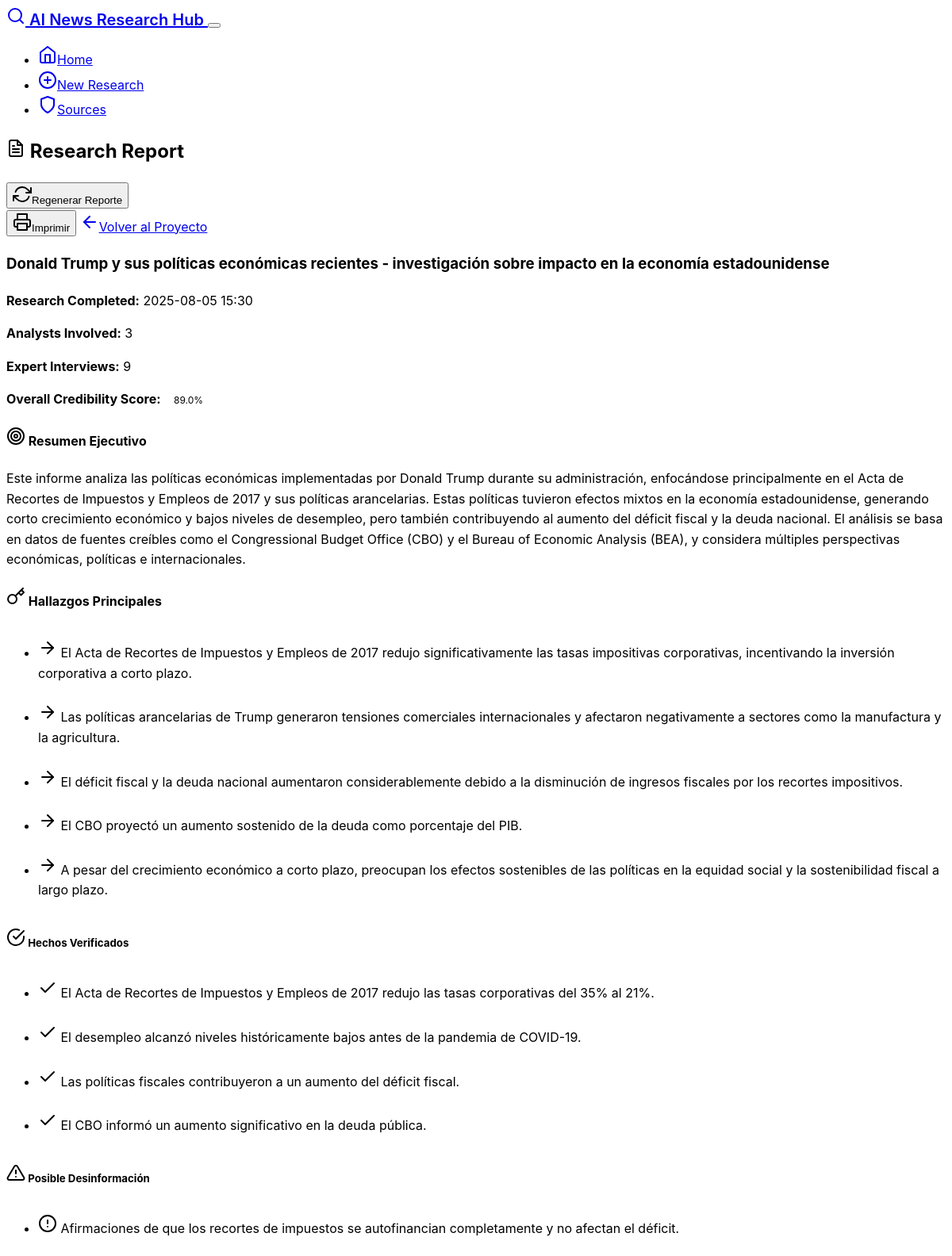
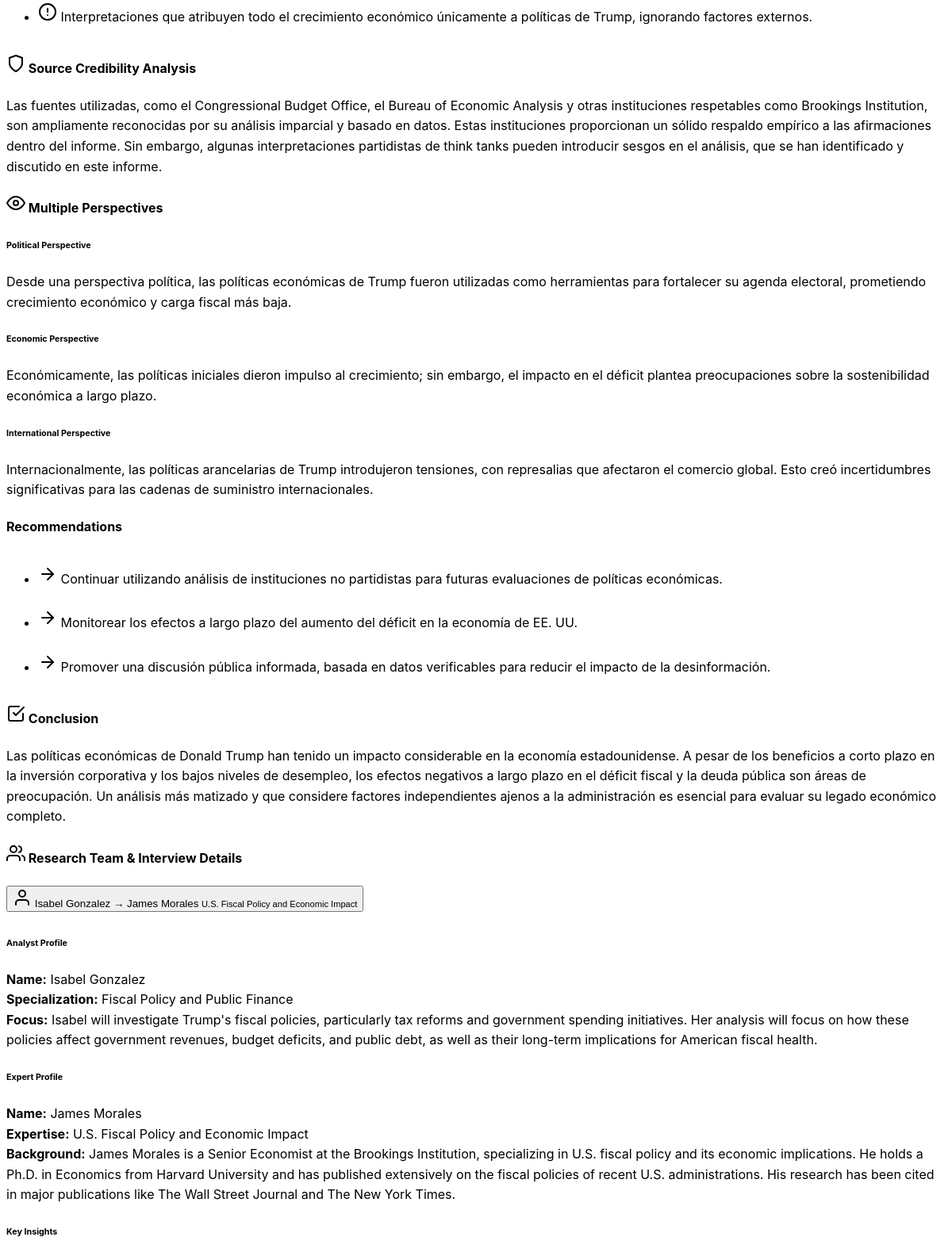
/project/3/report (upper part), run on the app's committed database (2 pictures, top to bottom).
### models.py (models this page shows)
class ResearchProject(db.Model):
    id = db.Column(db.Integer, primary_key=True)
    topic = db.Column(db.String(500), nullable=False)
    status = db.Column(db.String(50), default='initialized')  # initialized, analyzing, interviewing, reviewing, completed
    created_at = db.Column(db.DateTime, default=datetime.utcnow)
    updated_at = db.Column(db.DateTime, default=datetime.utcnow, onupdate=datetime.utcnow)
    final_report = db.Column(db.Text)
    human_notes = db.Column(db.Text)
    analysts = db.relationship('Analyst', backref='project', lazy=True, cascade='all, delete-orphan')
    interviews = db.relationship('Interview', backref='project', lazy=True, cascade='all, delete-orphan')

class Interview(db.Model):
    id = db.Column(db.Integer, primary_key=True)
    project_id = db.Column(db.Integer, db.ForeignKey('research_project.id'), nullable=False)
    analyst_id = db.Column(db.Integer, db.ForeignKey('analyst.id'), nullable=False)
    expert_id = db.Column(db.Integer, db.ForeignKey('expert.id'), nullable=False)
    questions = db.Column(db.Text)  # JSON string of questions
    responses = db.Column(db.Text)  # JSON string of responses
    insights = db.Column(db.Text)
    credibility_assessment = db.Column(db.Text)
    fake_news_flags = db.Column(db.Text)  # JSON string of potential fake news indicators
    status = db.Column(db.String(50), default='scheduled')  # scheduled, in_progress, completed, reviewed
    created_at = db.Column(db.DateTime, default=datetime.utcnow)
    completed_at = db.Column(db.DateTime)
    analyst = db.relationship('Analyst', backref='interviews')

class Analyst(db.Model):
    id = db.Column(db.Integer, primary_key=True)
    project_id = db.Column(db.Integer, db.ForeignKey('research_project.id'), nullable=False)
    name = db.Column(db.String(100), nullable=False)
    specialization = db.Column(db.String(200), nullable=False)
    research_focus = db.Column(db.Text)
    status = db.Column(db.String(50), default='assigned')  # assigned, researching, interviewing, completed
    created_at = db.Column(db.DateTime, default=datetime.utcnow)

class Expert(db.Model):
    id = db.Column(db.Integer, primary_key=True)
    name = db.Column(db.String(100), nullable=False)
    expertise_area = db.Column(db.String(200), nullable=False)
    background = db.Column(db.Text)
    credibility_score = db.Column(db.Float, default=0.8)
    interviews = db.relationship('Interview', backref='expert', lazy=True)

### routes.py (the view)
@app.route('/project/<int:project_id>/report')
def view_report(project_id):
    project = ResearchProject.query.get_or_404(project_id)
    if not project.final_report:
        flash('El reporte aún no está disponible. Por favor espera a que se complete la investigación.', 'info')
        return redirect(url_for('project_status', project_id=project_id))
    interviews = Interview.query.filter_by(project_id=project_id).all()
    analysts = Analyst.query.filter_by(project_id=project_id).all()
    try:
        report_data = json.loads(project.final_report)
    except:
        report_data = {'content': project.final_report}
    return render_template('report.html',
                         project=project,
                         report_data=report_data,
                         interviews=interviews,
                         analysts=analysts)

### templates/report.html (shortened to what this page needs)
{% extends "base.html" %}
{% block content %}
<div class="row">
    <div class="col-12">
        <div class="card mb-4">
            <div class="card-header">
                <div class="d-flex justify-content-between align-items-center">
                    <h2 class="mb-0">
                        <i data-feather="file-text" class="me-2"></i>
                        Research Report
                    </h2>
                    <div>
                        <form method="POST" action="{{ url_for('generate_report', project_id=project.id) }}" class="d-inline">
                            <button type="submit" class="btn btn-outline-success me-2">
                                <i data-feather="refresh-cw" class="me-2"></i>Regenerar Reporte
                            </button>
                        </form>
                        <button onclick="window.print()" class="btn btn-outline-secondary me-2">
                            <i data-feather="printer" class="me-2"></i>Imprimir
                        </button>
                        <a href="{{ url_for('project_status', project_id=project.id) }}"
                           class="btn btn-outline-primary">
                            <i data-feather="arrow-left" class="me-2"></i>Volver al Proyecto
                        </a>
                    </div>
                </div>
            </div>
            <div class="card-body">
                <h3 class="mb-3">{{ project.topic }}</h3>
                <div class="row">
                    <div class="col-md-6">
                        <p><strong>Research Completed:</strong> {{ project.updated_at.strftime('%Y-%m-%d %H:%M') }}</p>
                        <p><strong>Analysts Involved:</strong> {{ analysts|length }}</p>
                    </div>
                    <div class="col-md-6">
                        <p><strong>Expert Interviews:</strong> {{ interviews|length }}</p>
                        {% if report_data.get('credibility_score') %}
                        <p><strong>Overall Credibility Score:</strong>
                            <span class="badge bg-{% if report_data.credibility_score >= 0.8 %}success{% elif report_data.credibility_score >= 0.6 %}warning{% else %}danger{% endif %}">
                                {{ "%.1f"|format(report_data.credibility_score * 100) }}%
                            </span>
                        </p>
                        {% endif %}
                    </div>
                </div>
            </div>
        </div>
        {% if report_data.get('executive_summary') %}
        <div class="card mb-4">
            <div class="card-header">
                <h4 class="mb-0">
                    <i data-feather="target" class="me-2"></i>
                    Resumen Ejecutivo
                </h4>
            </div>
            <div class="card-body">
                <p class="lead">{{ report_data.executive_summary }}</p>
            </div>
        </div>
        {% endif %}
        {% if report_data.get('key_findings') %}
        <div class="card mb-4">
            <div class="card-header">
                <h4 class="mb-0">
                    <i data-feather="key" class="me-2"></i>
                    Hallazgos Principales
                </h4>
            </div>
            <div class="card-body">
                <ul class="list-group list-group-flush">
                    {% for finding in report_data.key_findings %}
                    <li class="list-group-item">
                        <i data-feather="arrow-right" class="me-2 text-primary"></i>
                        {{ finding }}
                    </li>
                    {% endfor %}
                </ul>
            </div>
        </div>
        {% endif %}
        <div class="row mb-4">
            {% if report_data.get('verified_facts') %}
            <div class="col-md-6">
                <div class="card h-100 border-success">
                    <div class="card-header bg-success">
                        <h5 class="mb-0 text-white">
                            <i data-feather="check-circle" class="me-2"></i>
                            Hechos Verificados
                        </h5>
                    </div>
                    <div class="card-body">
                        <ul class="list-group list-group-flush">
                            {% for fact in report_data.verified_facts %}
                            <li class="list-group-item">
                                <i data-feather="check" class="me-2 text-success"></i>
                                {{ fact }}
                            </li>
                            {% endfor %}
                        </ul>
                    </div>
                </div>
            </div>
            {% endif %}
            {% if report_data.get('potential_misinformation') %}
            <div class="col-md-6">
                <div class="card h-100 border-danger">
                    <div class="card-header bg-danger">
                        <h5 class="mb-0 text-white">
                            <i data-feather="alert-triangle" class="me-2"></i>
                            Posible Desinformación
                        </h5>
                    </div>
                    <div class="card-body">
                        {% if report_data.potential_misinformation %}
                        <ul class="list-group list-group-flush">
                            {% for concern in report_data.potential_misinformation %}
                            <li class="list-group-item">
                                <i data-feather="alert-circle" class="me-2 text-danger"></i>
                                {{ concern }}
                            </li>
                            {% endfor %}
                        </ul>
                        {% else %}
                        <p class="text-success mb-0">
                            <i data-feather="shield-check" class="me-2"></i>
                            No significant misinformation detected
                        </p>
                        {% endif %}
                    </div>
                </div>
            </div>
            {% endif %}
        </div>
        {% if report_data.get('source_analysis') %}
        <div class="card mb-4">
            <div class="card-header">
                <h4 class="mb-0">
                    <i data-feather="shield" class="me-2"></i>
                    Source Credibility Analysis
                </h4>
            </div>
            <div class="card-body">
                <p>{{ report_data.source_analysis }}</p>
            </div>
        </div>
        {% endif %}
        {% if report_data.get('perspectives') %}
        <div class="card mb-4">
            <div class="card-header">
                <h4 class="mb-0">
                    <i data-feather="eye" class="me-2"></i>
                    Multiple Perspectives
                </h4>
            </div>
            <div class="card-body">
                {% for perspective_name, perspective_desc in report_data.perspectives.items() %}
                <div class="mb-3">
                    <h6 class="text-primary">{{ perspective_name.replace('_', ' ').title() }}</h6>
                    <p>{{ perspective_desc }}</p>
                </div>
                {% endfor %}
            </div>
        </div>
        {% endif %}
        {% if report_data.get('recommendations') %}
        <div class="card mb-4">
            <div class="card-header">
                <h4 class="mb-0">
                    Recommendations
                </h4>
            </div>
            <div class="card-body">
                <ul class="list-group list-group-flush">
                    {% for recommendation in report_data.recommendations %}
                    <li class="list-group-item">
                        <i data-feather="arrow-right" class="me-2 text-primary"></i>
                        {{ recommendation }}
                    </li>
                    {% endfor %}
                </ul>
            </div>
        </div>
        {% endif %}
        {% if report_data.get('conclusion') %}
        <div class="card mb-4">
            <div class="card-header">
                <h4 class="mb-0">
                    <i data-feather="check-square" class="me-2"></i>
                    Conclusion
                </h4>
            </div>
            <div class="card-body">
                <p class="lead">{{ report_data.conclusion }}</p>
            </div>
        </div>
        {% endif %}
        <div class="card mb-4">
            <div class="card-header">
                <h4 class="mb-0">
                    <i data-feather="users" class="me-2"></i>
                    Research Team & Interview Details
                </h4>
            </div>
            <div class="card-body">
                <div class="accordion" id="interviewAccordion">
                    {% for interview in interviews %}
                    <div class="accordion-item">
                        <h2 class="accordion-header">
                            <button class="accordion-button collapsed"
                                    type="button"
                                    data-bs-toggle="collapse"
                                    data-bs-target="#interview{{ interview.id }}">
                                <div class="d-flex justify-content-between w-100 me-3">
                                    <span>
                                        <i data-feather="user" class="me-2"></i>
                                        {{ interview.analyst.name }} → {{ interview.expert.name }}
                                    </span>
                                    <small class="text-muted">{{ interview.expert.expertise_area }}</small>
                                </div>
                            </button>
                        </h2>
                        <div id="interview{{ interview.id }}"
                             class="accordion-collapse collapse"
                             data-bs-parent="#interviewAccordion">
                            <div class="accordion-body">
                                <div class="row">
                                    <div class="col-md-6">
                                        <h6>Analyst Profile</h6>
                                        <p><strong>Name:</strong> {{ interview.analyst.name }}<br>
                                           <strong>Specialization:</strong> {{ interview.analyst.specialization }}<br>
                                           <strong>Focus:</strong> {{ interview.analyst.research_focus }}</p>
                                    </div>
                                    <div class="col-md-6">
                                        <h6>Expert Profile</h6>
                                        <p><strong>Name:</strong> {{ interview.expert.name }}<br>
                                           <strong>Expertise:</strong> {{ interview.expert.expertise_area }}<br>
                                           <strong>Background:</strong> {{ interview.expert.background }}</p>
                                    </div>
                                </div>
                                {% if interview.insights %}
                                <div class="mt-3">
                                    <h6>Key Insights</h6>
                                </div>
                                {% endif %}
                            </div>
                        </div>
                    </div>
                    {% endfor %}
                </div>
            </div>
        </div>
    </div>
</div>
{% endblock %}

### static/css/style.css (style rules this page uses)
:root { --research-primary: #0066cc; --research-success: #28a745; --research-warning: #ffc107; --research-danger: #dc3545; --research-info: #17a2b8; }
body { font-family: -apple-system, BlinkMacSystemFont, 'Segoe UI', 'Roboto', 'Helvetica Neue', Arial, sans-serif; line-height: 1.6; }
.card { transition: transform 0.2s ease-in-out, box-shadow 0.2s ease-in-out; border-radius: 0.5rem; }
.badge { font-size: 0.75rem; padding: 0.5rem 0.75rem; }
.list-group-item { border-left: none; border-right: none; padding: 0.75rem 0; }
.list-group-item:first-child { border-top: none; }
.list-group-item:last-child { border-bottom: none; }
.accordion-button { font-weight: 500; }
[data-bs-theme="dark"] .card { background-color: var(--bs-gray-800); }
[data-bs-theme="dark"] .list-group-item { background-color: transparent; border-color: var(--bs-gray-700); }

### data on the page
ResearchProject: topic "Donald Trump y sus políticas económicas recientes - investigación sobre impacto en la economía estadounidense", updated_at "2025-08-05 15:30"
Interview: analyst.name "Isabel Gonzalez", expert.name "James Morales", expert.expertise_area "U.S. Fiscal Policy and Economic Impact", analyst.specialization "Fiscal Policy and Public Finance", analyst.research_focus "Isabel will investigate Trump's fiscal policies, particularly tax reforms and government spending initiatives. Her analysis will focus on how these policies affect government revenues, budget deficits, and public debt, as well as their long-term implications for American fiscal health.", expert.background "James Morales is a Senior Economist at the Brookings Institution, specializing in U.S. fiscal policy and its economic implications. He holds a Ph.D. in Economics from Harvard University and has published extensively on the fiscal policies of recent U.S. administrations. His research has been cited in major publications like The Wall Street Journal and The New York Times."

### other printed values
{{ analysts|length }} "3"
{{ interviews|length }} "9"
{{ "%.1f"|format(report_data.credibility_score * 100) }} "89.0"
{{ finding }} "El Acta de Recortes de Impuestos y Empleos de 2017 redujo significativamente las tasas impositivas corporativas, incentivando la inversión corporativa a corto plazo." "Las políticas arancelarias de Trump generaron tensiones comerciales internacionales y afectaron negativamente a sectores como la manufactura y la agricultura." "El déficit fiscal y la deuda nacional aumentaron considerablemente debido a la disminución de ingresos fiscales por los recortes impositivos." "El CBO proyectó un aumento sostenido de la deuda como porcentaje del PIB." "A pesar del crecimiento económico a corto plazo, preocupan los efectos sostenibles de las políticas en la equidad social y la sostenibilidad fiscal a largo plazo."
{{ fact }} "El Acta de Recortes de Impuestos y Empleos de 2017 redujo las tasas corporativas del 35% al 21%." "El desempleo alcanzó niveles históricamente bajos antes de la pandemia de COVID-19." "Las políticas fiscales contribuyeron a un aumento del déficit fiscal." "El CBO informó un aumento significativo en la deuda pública."
{{ concern }} "Afirmaciones de que los recortes de impuestos se autofinancian completamente y no afectan el déficit." "Interpretaciones que atribuyen todo el crecimiento económico únicamente a políticas de Trump, ignorando factores externos."
{{ perspective_name.replace('_', ' ').title() }} "Political Perspective" "Economic Perspective" "International Perspective"
{{ perspective_desc }} "Desde una perspectiva política, las políticas económicas de Trump fueron utilizadas como herramientas para fortalecer su agenda electoral, prometiendo crecimiento económico y carga fiscal más baja." "Económicamente, las políticas iniciales dieron impulso al crecimiento; sin embargo, el impacto en el déficit plantea preocupaciones sobre la sostenibilidad económica a largo plazo."
{{ recommendation }} "Continuar utilizando análisis de instituciones no partidistas para futuras evaluaciones de políticas económicas." "Monitorear los efectos a largo plazo del aumento del déficit en la economía de EE. UU." "Promover una discusión pública informada, basada en datos verificables para reducir el impacto de la desinformación."
